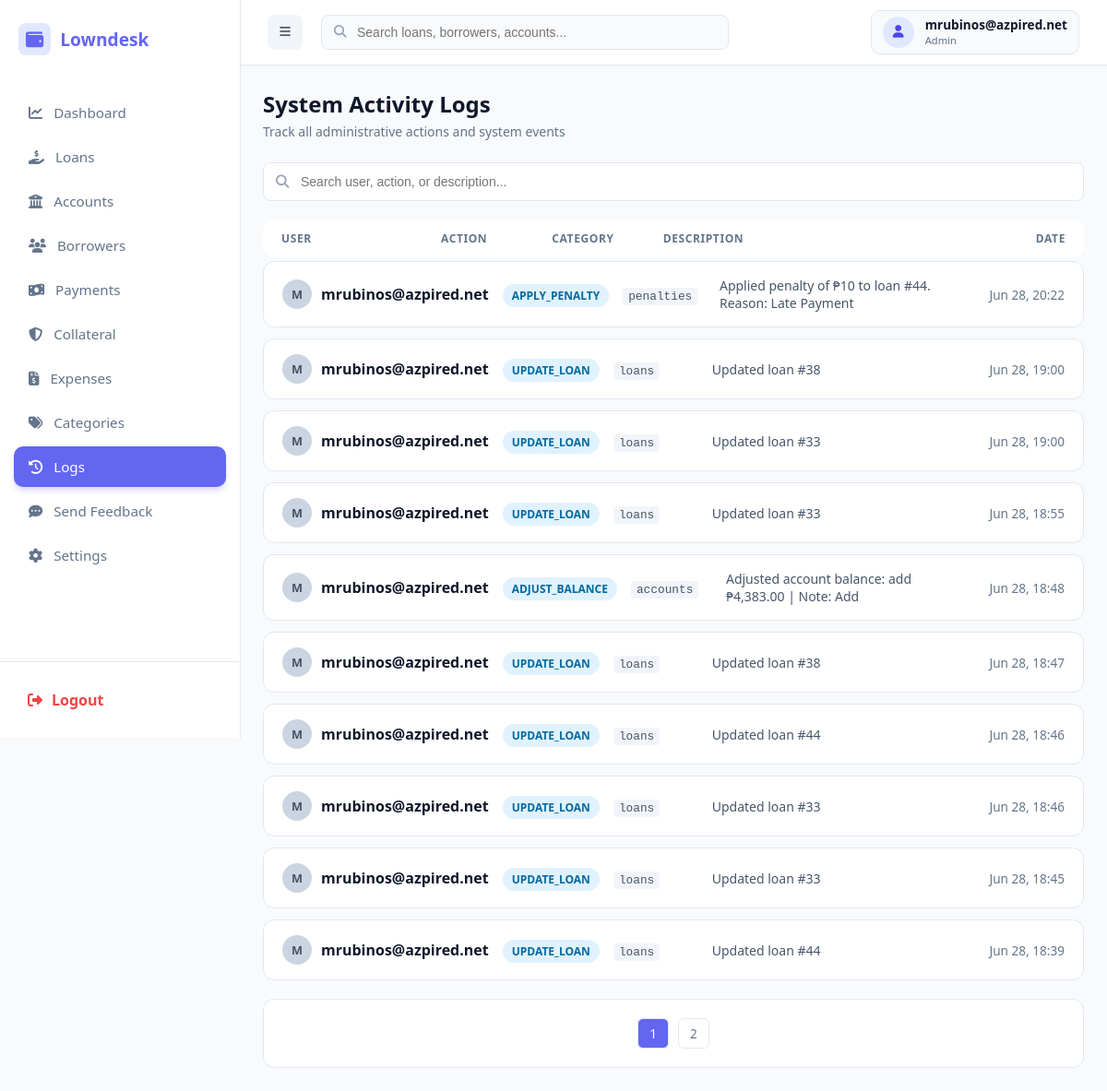
/public/index.php?url=activitylogs/index (signed in), run on an earlier commit of the app's database.
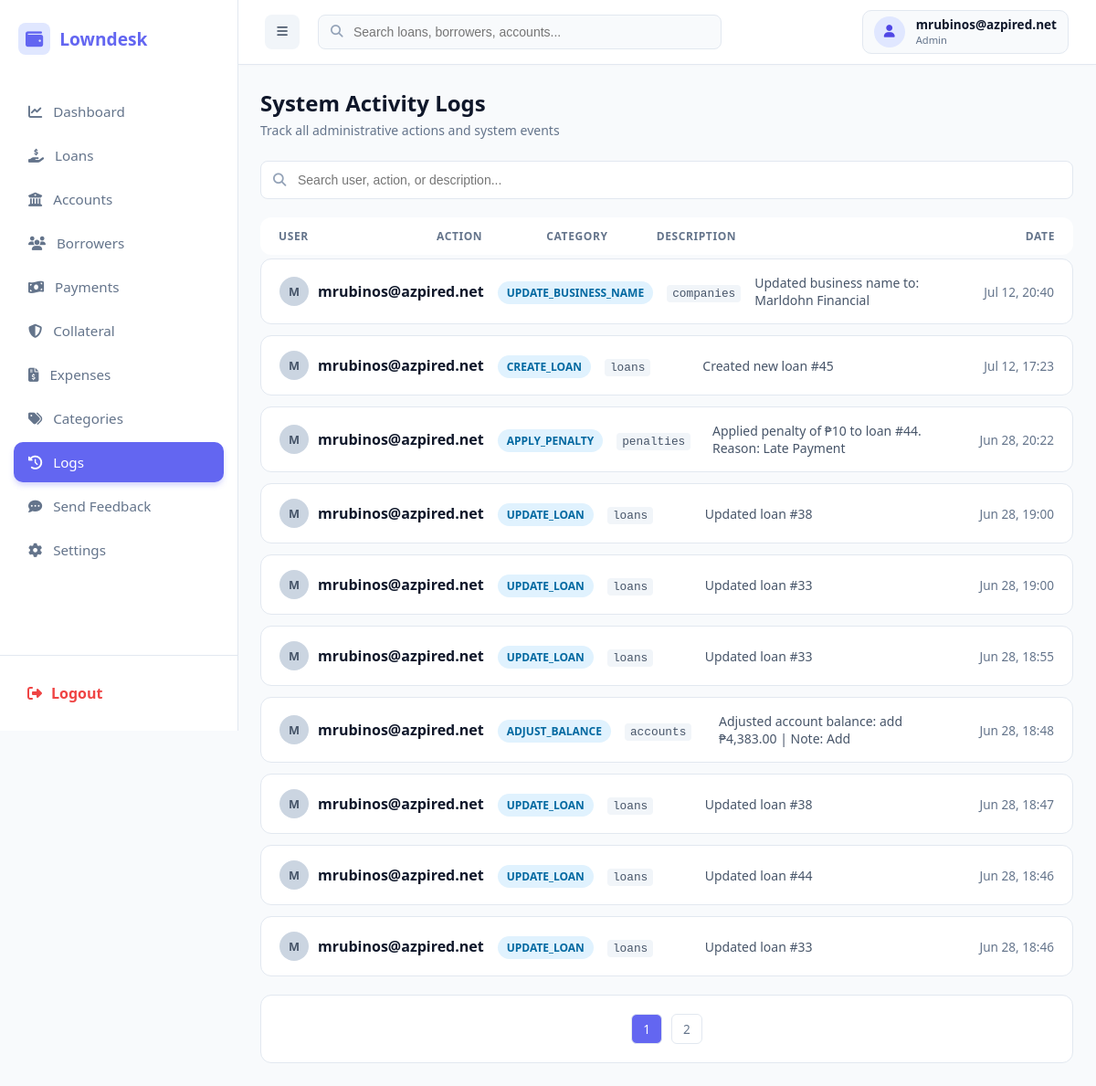
And on a later commit of the database.
### tables this page shows
CREATE TABLE `activity_logs` (
  `id` int(11) NOT NULL,
  `company_id` int(11) NOT NULL,
  `user_id` int(11) NOT NULL,
  `action` varchar(50) NOT NULL,
  `table_name` varchar(50) DEFAULT NULL,
  `record_id` int(11) DEFAULT NULL,
  `description` text DEFAULT NULL,
  `ip_address` varchar(45) DEFAULT NULL,
  `created_at` timestamp NOT NULL DEFAULT current_timestamp()
);

CREATE TABLE `users` (
  `id` int(11) NOT NULL,
  `company_id` int(11) NOT NULL,
  `username` varchar(50) NOT NULL,
  `password` varchar(255) NOT NULL,
  `role` varchar(30) DEFAULT 'admin',
  `created_at` timestamp NOT NULL DEFAULT current_timestamp(),
  `status` tinyint(1) DEFAULT 1
);

### app/core/Database.php (called while the page is built)
<?php
class Database {
    private static $host = "localhost";
    private static $port = "3306";
    private static $db   = "loan_saas_db";
    private static $user = "root";
    private static $pass = "";
    public static function getConnection() {
        try {
            $conn = new PDO(
                "mysql:host=" . self::$host . ";port=" . self::$port . ";dbname=" . self::$db,
                self::$user,
                self::$pass
            );
            $conn->setAttribute(PDO::ATTR_ERRMODE, PDO::ERRMODE_EXCEPTION);
            $conn->setAttribute(PDO::ATTR_DEFAULT_FETCH_MODE, PDO::FETCH_ASSOC);
            return $conn;
        } catch (Exception $e) {
            die("Database connection failed: " . $e->getMessage());
        }
    }
}

### app/controllers/ActivityLogsController.php (called while the page is built, shortened)
<?php
require_once __DIR__ . '/../models/ActivityLog.php';
class ActivitylogsController {
    private $activityModel;
    public function __construct() {
        $this->activityModel = new ActivityLog();
    }
    public function index() {
        $company_id = $_SESSION['user']['company_id'];
        $limit = 10;
        $page = isset($_GET['page']) && (int)$_GET['page'] > 0 ? (int)$_GET['page'] : 1;
        $offset = ($page - 1) * $limit;
        $totalLogs = $this->activityModel->countByCompany($company_id);
        $totalPages = ceil($totalLogs / $limit);
        $logs = $this->activityModel->getPaginatedByCompany($company_id, $limit, $offset);
        require_once __DIR__ . '/../views/admin/activitylogs/index.php';
    }
}

### public/index.php (called while the page is built, shortened)
<?php
require_once __DIR__ . "/../app/core/Database.php";
require_once __DIR__ . "/../app/core/Model.php";
require_once __DIR__ . "/../app/core/App.php";
$init = new App();

### app/core/Model.php (called while the page is built, shortened)
<?php
require_once __DIR__ . "/Database.php";
class Model {
    public function __construct() {
        $this->conn = Database::getConnection();
    }
}

### app/models/ActivityLog.php (called while the page is built, shortened)
<?php
require_once __DIR__ . '/../core/Model.php';
class ActivityLog extends Model {
    public function countByCompany($company_id) {
        $stmt = $this->conn->prepare("SELECT COUNT(*) FROM activity_logs WHERE company_id = ?");
        $stmt->execute([$company_id]);
        return $stmt->fetchColumn();
    }
    public function getPaginatedByCompany($company_id, $limit, $offset) {
        $stmt = $this->conn->prepare("
            SELECT l.*, u.username
            FROM activity_logs l
            JOIN users u ON l.user_id = u.id
            WHERE l.company_id = ?
            ORDER BY l.created_at DESC
            LIMIT ? OFFSET ?
        ");
        $stmt->bindValue(1, (int)$company_id, PDO::PARAM_INT);
        $stmt->bindValue(2, (int)$limit, PDO::PARAM_INT);
        $stmt->bindValue(3, (int)$offset, PDO::PARAM_INT);
        $stmt->execute();
        return $stmt->fetchAll(PDO::FETCH_ASSOC);
    }
}

### app/views/admin/activitylogs/index.php (the view, shortened to what this page needs)
<?php require_once dirname(__DIR__, 2) . '/layouts/header.php'; ?>
<div class="page-container">
    <div class="page-header">
        <div>
            <h1 class="page-title">System Activity Logs</h1>
            <p class="page-subtitle">Track all administrative actions and system events</p>
        </div>
    </div>
    <div class="filter-card">
        <div class="search-wrapper">
            <i class="fas fa-search search-icon"></i>
            <input type="text" id="searchInput" class="search-input" placeholder="Search user, action, or description..." onkeyup="filterLogs()">
        </div>
    </div>
    <div class="log-list">
        <div class="log-row header">
            <div>User</div>
            <div>Action</div>
            <div>Category</div>
            <div>Description</div>
            <div style="text-align: right;">Date</div>
        </div>
        <?php if (empty($logs)): ?>
            <div style="padding: 40px; text-align: center; color: #94a3b8; background: #ffffff; border: 1px solid #e2e8f0; border-radius: 12px;">No recent activities found.</div>
        <?php else: ?>
            <?php foreach ($logs as $log): ?>
                <div class="log-row log-item"
                     data-username="<?= strtolower(htmlspecialchars($log['username'])) ?>"
                     data-action="<?= strtolower(htmlspecialchars($log['action'])) ?>"
                     data-table="<?= strtolower(htmlspecialchars($log['table_name'])) ?>"
                     data-description="<?= strtolower(htmlspecialchars($log['description'])) ?>">
                    <div data-label="User" style="display: flex; align-items: center;">
                        <div style="display: flex; align-items: center; width: 100%;">
                            <div class="avatar-mini"><?= strtoupper(substr($log['username'], 0, 1)) ?></div>
                            <strong style="color: #0f172a;"><?= htmlspecialchars($log['username']) ?></strong>
                        </div>
                    </div>
                    <div data-label="Action">
                        <span class="badge-info"><?= htmlspecialchars($log['action']) ?></span>
                    </div>
                    <div data-label="Category"><code style="color: #475569; background: #f1f5f9; padding: 2px 6px; border-radius: 4px; font-size: 0.8rem;"><?= htmlspecialchars($log['table_name']) ?></code></div>
                    <div data-label="Description" style="color: #475569; font-size: 0.875rem;"><?= htmlspecialchars($log['description']) ?></div>
                    <div data-label="Date" style="text-align: right;">
                        <span style="font-size: 0.85rem; color: #64748b;">
                            <?= date('M d, H:i', strtotime($log['created_at'])) ?>
                        </span>
                    </div>
                </div>
            <?php endforeach; ?>
        <?php endif; ?>
        <?php if ($totalPages > 1): ?>
            <div style="padding: 20px; display: flex; justify-content: center; gap: 10px; background: #ffffff; border: 1px solid #e2e8f0; border-radius: 12px; margin-top: 20px;">
                <?php for ($i = 1; $i <= $totalPages; $i++): ?>
                    <a href="?url=activitylogs/index&page=<?= $i ?>"
                       style="padding: 6px 12px; border-radius: 6px; text-decoration: none;
                              background: <?= ($i == $page) ? '#6366f1' : '#fff' ?>;
                              color: <?= ($i == $page) ? '#fff' : '#64748b' ?>;
                              border: 1px solid #e2e8f0; font-size: 0.85rem;">
                        <?= $i ?>
                    </a>
                <?php endfor; ?>
            </div>
        <?php endif; ?>
    </div>
</div>
<?php require_once dirname(__DIR__, 2) . '/layouts/footer.php'; ?>

### app/core/App.php (shortened to what this page needs)
<?php
class App {
    protected $method = "login";
    public function __construct() {
        $url = $this->parseUrl();
        $controllerPart = !empty($url[0]) ? ucfirst($url[0]) . "Controller" : "AuthController";
        $controllerFile = __DIR__ . "/../controllers/" . $controllerPart . ".php";
        if (file_exists($controllerFile)) {
            array_shift($url);
        } else {
            require_once __DIR__ . "/../controllers/AuthController.php";
            $this->controller = "AuthController";
        }
        $this->controller = new $this->controller;
        if (isset($url[0]) && method_exists($this->controller, $url[0])) {
            $this->method = $url[0];
            array_shift($url);
        } else {
            $this->method = 'index';
        }
        $this->params = $url ? array_values($url) : [];
        if (is_callable([$this->controller, $this->method])) {
            call_user_func_array([$this->controller, $this->method], $this->params);
        } else {
            die("Error: Method {$this->method} not found in " . get_class($this->controller));
        }
    }
    public function parseUrl() {
        if (isset($_GET['url']) && !empty($_GET['url'])) {
            return explode("/", filter_var(rtrim($_GET['url'], "/"), FILTER_SANITIZE_URL));
        }
        return [];
    }
}

### app/views/layouts/header.php (shortened to what this page needs)
<?php
$current_url = $_GET['url'] ?? '';
$userRole = $_SESSION['user']['role'] ?? '';
?>
<!DOCTYPE html>
<html lang="en">
<head>
    <link rel="stylesheet" href="https://cdnjs.cloudflare.com/ajax/libs/font-awesome/6.4.0/css/all.min.css">
</head>
<body>
<aside class="sidebar">
    <div class="sidebar-brand">
        <i class="fas fa-wallet" style="background: #e0e7ff; padding: 8px; border-radius: 8px;"></i>
        Lowndesk
    </div>
    <ul class="sidebar-menu">
       <?php
        $menuItems = [];
        if ($userRole === 'superadmin') {
            $menuItems = [
                ['url' => 'feedback/index', 'icon' => 'fa-inbox', 'label' => 'User Messages'],
                ['url' => 'admin/index', 'icon' => 'fa-building', 'label' => 'Companies'],
                ['url' => 'superadmin/listAdmins', 'icon' => 'fa-user-shield', 'label' => 'Admin List'],
                ['url' => 'superadmin/dashboard', 'icon' => 'fa-chart-line', 'label' => 'Admin Dashboard'],
                ['url' => 'superadmin/manage', 'icon' => 'fa-chart-line', 'label' => 'Registration Requests']
            ];
        } elseif ($userRole === 'admin') {
            $menuItems = [
                ['url' => 'dashboard/index', 'icon' => 'fa-chart-line', 'label' => 'Dashboard'],
                ['url' => 'loan/index', 'icon' => 'fa-hand-holding-dollar', 'label' => 'Loans'],
                ['url' => 'account/index', 'icon' => 'fa-building-columns', 'label' => 'Accounts'],
                ['url' => 'borrower/index', 'icon' => 'fa-users', 'label' => 'Borrowers'],
                ['url' => 'payment/index', 'icon' => 'fa-money-bill-wave', 'label' => 'Payments'],
                ['url' => 'collateral/index', 'icon' => 'fa-shield-halved', 'label' => 'Collateral'],
                ['url' => 'expense/index', 'icon' => 'fa-file-invoice-dollar', 'label' => 'Expenses'],
                ['url' => 'category/index', 'icon' => 'fa-tags', 'label' => 'Categories'],
                ['url' => 'activitylogs/index', 'icon' => 'fa-clock-rotate-left', 'label' => 'Logs'],
                ['url' => 'feedback/create', 'icon' => 'fa-comment-dots', 'label' => 'Send Feedback'],
                ['url' => 'admin/settings', 'icon' => 'fa-gear', 'label' => 'Settings']
            ];
        }
        foreach ($menuItems as $item) {
            $active = (strpos($current_url, explode('/', $item['url'])[0]) === 0) ? 'active' : '';
            echo "<li class='menu-item $active'>
                    <a href='/loansaas/public/index.php?url={$item['url']}'>
                        <i class='fas {$item['icon']}'></i> <span>{$item['label']}</span>
                    </a>
                  </li>";
        }
        ?>
    </ul>
    <div class="sidebar-footer">
        <a href="/loansaas/public/index.php?url=auth/logout">
            <i class="fas fa-sign-out-alt"></i> Logout
        </a>
    </div>
</aside>
<div class="main-wrapper">
    <header class="top-header">
        <div class="top-header-left">
            <button type="button" class="sidebar-toggle-btn" id="sidebarToggle" onclick="document.querySelector('.sidebar').classList.toggle('active')" title="Toggle Sidebar">
                <i class="fas fa-bars"></i>
            </button>
            <div class="top-header-search">
                <i class="fas fa-search"></i>
                <input type="text" placeholder="Search loans, borrowers, accounts..." id="globalSearchInput">
            </div>
        </div>
        <div class="top-header-right">
            <div class="top-header-profile">
                <div class="profile-avatar">
                    <i class="fas fa-user"></i>
                </div>
                <div class="profile-info">
                    <span class="profile-name"><?= htmlspecialchars($_SESSION['user']['username'] ?? 'Administrator') ?></span>
                    <span class="profile-role"><?= htmlspecialchars($userRole ?: 'Active User') ?></span>
                </div>
            </div>
        </div>
    </header>
    <main class="main-content">

### app/views/layouts/footer.php (shortened to what this page needs)
    </main>
</body>
</html>

### app/views/layouts/header.php (style rules this page uses)
:root { --sidebar-bg: #ffffff; --primary-color: #6366f1; --hover-bg: #f5f3ff; --text-main: #1e293b; --text-muted: #64748b; --border-color: #e2e8f0; }
body { margin: 0; font-family: 'Segoe UI', sans-serif; background: #f8fafc; display: flex; }
.sidebar { width: 260px; height: 100vh; background: var(--sidebar-bg); border-right: 1px solid var(--border-color); display: flex; flex-direction: column; position: fixed; top: 0; left: 0; z-index: 1000; }
.sidebar-brand { padding: 25px 20px; font-weight: 800; color: var(--primary-color); font-size: 1.2rem; display: flex; align-items: center; gap: 10px; }
.sidebar-menu { list-style: none; padding: 15px; flex-grow: 1; margin: 0; overflow-y: auto; }
.menu-item { margin-bottom: 4px; }
.menu-item a { display: flex; align-items: center; gap: 12px; padding: 12px 16px; color: var(--text-muted); text-decoration: none; border-radius: 10px; transition: all 0.2s ease; font-weight: 500; font-size: 0.95rem; }
.menu-item.active a { background: var(--primary-color); color: #fff; box-shadow: 0 4px 6px -1px rgba(99, 102, 241, 0.3); }
.sidebar-footer { padding: 20px; border-top: 1px solid var(--border-color); }
.sidebar-footer a { display: flex; align-items: center; gap: 10px; color: #ef4444 !important; text-decoration: none; font-weight: 600; padding: 10px; border-radius: 8px; transition: background 0.2s; }
.main-wrapper { margin-left: 260px; flex: 1; display: flex; flex-direction: column; min-height: 100vh; width: calc(100% - 260px); }
.main-content { padding: 25px; flex: 1; }
.top-header { position: sticky; top: 0; z-index: 999; height: 70px; background: #ffffff; border-bottom: 1px solid var(--border-color); display: flex; align-items: center; justify-content: space-between; padding: 0 30px; box-shadow: 0 1px 3px 0 rgba(0, 0, 0, 0.02); margin: 0; }
.top-header-left { display: flex; align-items: center; gap: 20px; flex: 1; max-width: 500px; }
.sidebar-toggle-btn { background: #f1f5f9; border: none; width: 38px; height: 38px; border-radius: 8px; display: flex; align-items: center; justify-content: center; color: #475569; cursor: pointer; transition: all 0.2s ease; }
.top-header-search { position: relative; flex: 1; }
.top-header-search i { position: absolute; left: 14px; top: 50%; transform: translateY(-50%); color: #94a3b8; font-size: 0.85rem; }
.top-header-search input { width: 100%; padding: 10px 16px 10px 38px; background: #f8fafc; border: 1px solid var(--border-color); border-radius: 8px; font-size: 0.875rem; color: #1e293b; outline: none; box-sizing: border-box; transition: all 0.2s ease; }
.top-header-right { display: flex; align-items: center; gap: 16px; }
.top-header-profile { display: flex; align-items: center; gap: 12px; padding: 6px 12px; background: #f8fafc; border: 1px solid var(--border-color); border-radius: 10px; }
.profile-avatar { width: 34px; height: 34px; background: #e0e7ff; color: #4f46e5; border-radius: 50%; display: flex; align-items: center; justify-content: center; font-size: 0.85rem; }
.profile-info { display: flex; flex-direction: column; }
.profile-name { font-size: 0.85rem; font-weight: 700; color: #0f172a; line-height: 1.2; }
.profile-role { font-size: 0.7rem; color: #64748b; text-transform: capitalize; }

What changed in the data, as far as the page shows it:
no longer on this page (row unchanged): activity_logs: user.username "M", user.username "mrubinos@azpired.net", action "UPDATE_LOAN", table_name "loans", description "Updated loan #33", created_at "Jun 28, 18:45"
no longer on this page (row unchanged): activity_logs: user.username "M", user.username "mrubinos@azpired.net", action "UPDATE_LOAN", table_name "loans", description "Updated loan #44", created_at "Jun 28, 18:39"
added activity_logs: user.username "M", user.username "mrubinos@azpired.net", action "UPDATE_BUSINESS_NAME", table_name "companies", description "Updated business name to: Marldohn Financial", created_at "Jul 12, 20:40"
added activity_logs: user.username "M", user.username "mrubinos@azpired.net", action "CREATE_LOAN", table_name "loans", description "Created new loan #45", created_at "Jul 12, 17:23"
